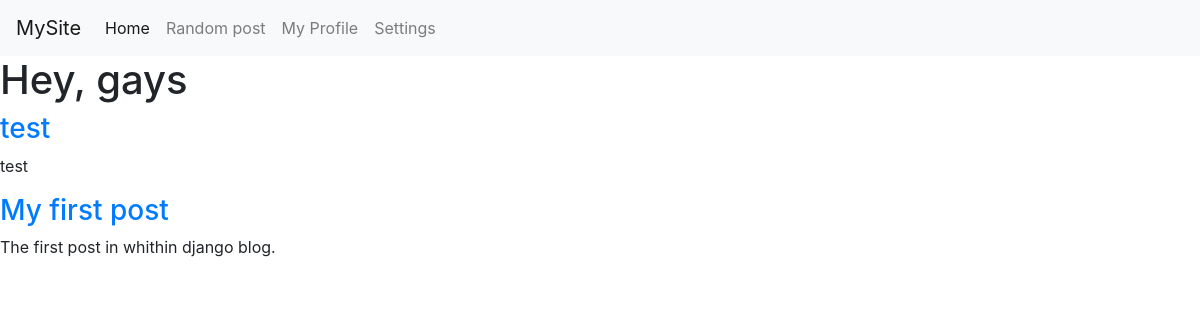
The page / on the database its author committed.
### blog/models.py (models this page shows, shortened)
class Post(models.Model):
    title = models.CharField(max_length=255)
    slug = models.SlugField(max_length=255, unique=True)
    summary = models.CharField(max_length=300)
    content = models.TextField()
    published = models.BooleanField(default=True)
    created = models.DateTimeField(auto_now_add=True)
    class Meta:
        ordering = ['-created']

### blog/views.py (the view)
# urls.py: path('', views.index),
def index(request):
    posts = Post.objects.all()
    return render(request, 'index.html', {'posts': posts})

### blog/templates/index.html
{% extends "base.html" %}
{% block content %}
<h1>Hey, gays</h1>
{% for post in posts %}
<div>
    <h3><a href="post/{{ post.slug }}"> {{ post.title }}</a></h3>
    <p>{{ post.summary }}</p>
</div>
{% endfor %}
{% endblock %}

### rows shown on the page
Post: title "test", summary "test"
Post: title "My first post", summary "The first post in whithin django blog."
